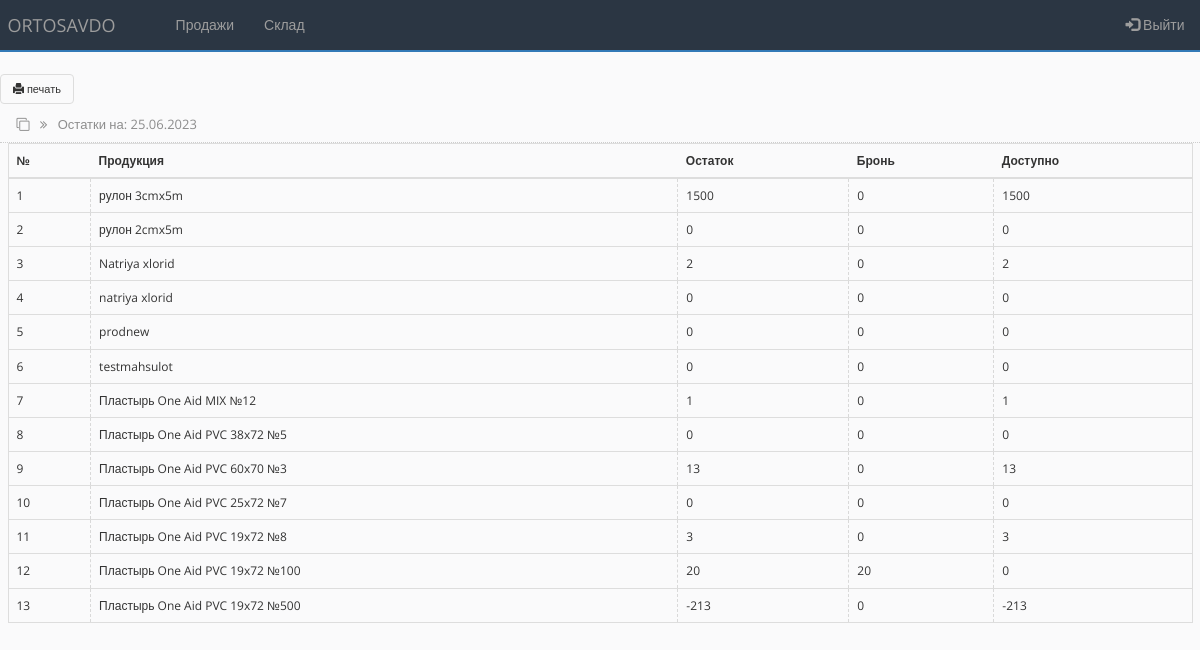
Page /rest-sklad.php (signed in) on the earlier database version.
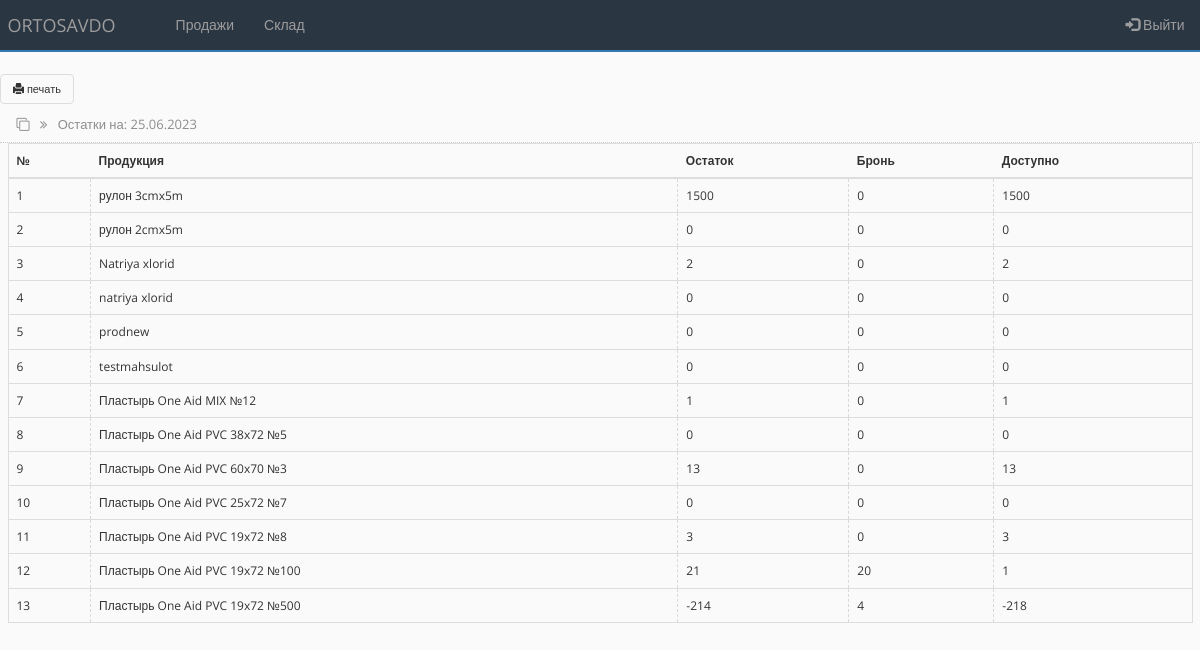
Same page on the later database version.
### tables this page shows
CREATE TABLE `rest_tbl` (
  `id` int(100) NOT NULL,
  `prod_id` int(100) NOT NULL,
  `count_store` int(100) NOT NULL DEFAULT '0',
  `count_archived_order` int(100) NOT NULL DEFAULT '0',
  `count_new_order` int(100) NOT NULL DEFAULT '0',
  `count_returned_order` int(100) NOT NULL DEFAULT '0'
);

CREATE TABLE `products_tbl` (
  `id` int(100) NOT NULL,
  `name` varchar(250) NOT NULL,
  `unit` varchar(250) NOT NULL,
  `sts` int(10) NOT NULL DEFAULT '1'
);

### bot_lib.php (called while the page is built, shortened)
<?php
function get_prod_name($connect, $prod_id){
	$query = "SELECT * FROM products_tbl WHERE id='$prod_id'";
	$result = mysqli_query($connect, $query);
	$prod_name = mysqli_fetch_assoc($result);
	return $prod_name;
}
?>

### rest-sklad.php (the view, shortened to what this page needs)
<?php
include('settings.php');
include('bot_lib.php');
$query = "SELECT * FROM rest_tbl ORDER BY id desc";
$rs_result = mysqli_query ($connect, $query);
?>
<!DOCTYPE html>
<html lang="en">
<head>
    <link rel="stylesheet" href="https://maxcdn.bootstrapcdn.com/bootstrap/3.4.1/css/bootstrap.min.css">
    <link rel="stylesheet" href="https://cdnjs.cloudflare.com/ajax/libs/font-awesome/4.7.0/css/font-awesome.min.css">
    <link rel="stylesheet" href="css/bootstrap-grid.min.css">
    <link rel="stylesheet" href="css/style.css">
</head>
<body>
<?php include 'partSite/nav-sklad.php'; ?>
    <button class="btn btn-custom " onClick="window.print()"><span class="glyphicon glyphicon-print" aria-hidden="true"></span> печать</button>
    <div id="section-to-print">
    <div style="padding-bottom:20px;">
    </div>
    <div class="page_name">
        <div class="container-fluid">
            <i class="fa fa-clone" aria-hidden="true"></i>
            <i class="fa fa-angle-double-right right_cus"></i>
            <span class="right_cus"> Остатки на: <?php echo date("d.m.Y"); ?> </span>
        </div>
    </div>
    <div class="all_table">
        <div class="container-fluid">
            <table class="table table-hover">
            <thead>
                <tr>
                    <th scope="col">№</th>
                    <th scope="col">Продукция</th>
                    <th scope="col">Остаток</th>
                    <th scope="col">Бронь</th>
                    <th scope="col">Доступно</th>
                </tr>
            </thead>
            <tbody>
    <?php
        $i = 0;
        while ($row = mysqli_fetch_array($rs_result)) {
        $i++;
        $name = get_prod_name($connect, $row["prod_id"]);
    ?>
                <tr>
                    <td><?php echo $i; ?></td>
                    <td><?php echo $name['name']; ?></td>
                    <td><?php echo $ostatok = $row['count_store'] - $row['count_archived_order'] + $row['count_returned_order']; ?></td>
                    <td><?php echo $row['count_new_order']; ?></td>
                    <td><?php echo $dostupno = $ostatok - $row['count_new_order']; ?></td>
                </tr>
    <?php
        };
    ?>
            </tbody>
            </table>
        </div>
</div>
</div>
</body>
</html>

Differences in the rows shown:
changed rest_tbl "Пластырь One Aid PVC 19x72 №100": count_store+count_archived_order+count_returned_order "20" → "21"; $dostupno = $ostatok - $row['count_new_order'] "0" → "1"
changed rest_tbl "Пластырь One Aid PVC 19x72 №500": count_store+count_archived_order+count_returned_order "-213" → "-214"; count_new_order "0" → "4"; $dostupno = $ostatok - $row['count_new_order'] "-213" → "-218"
